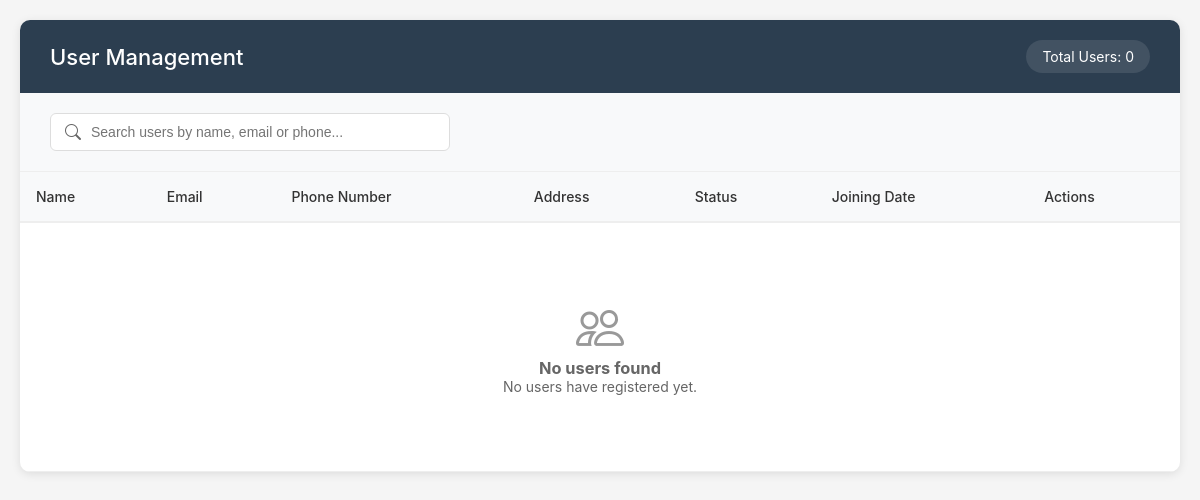
The app's page /users, older data.
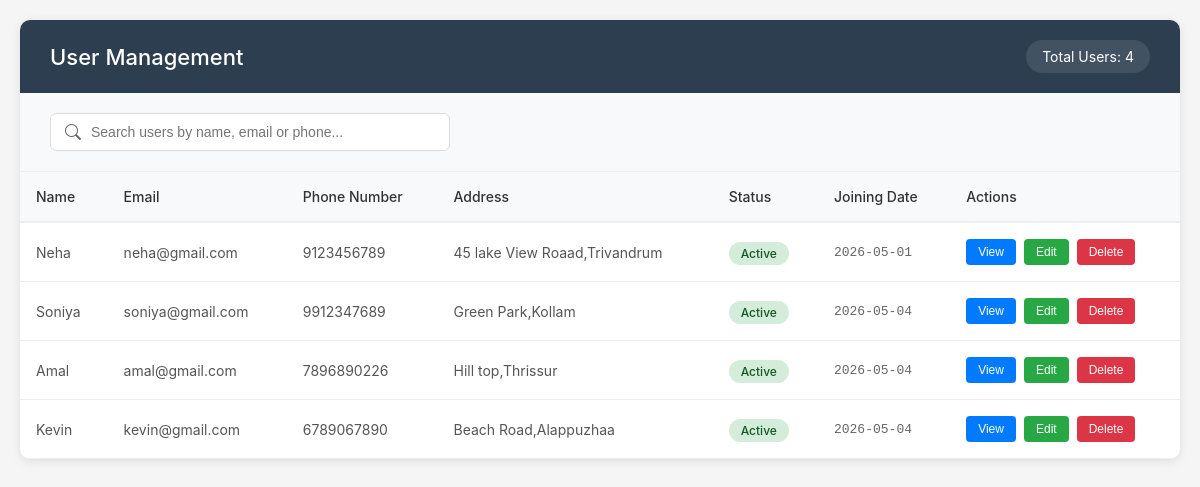
The same page, newer data.
### FitBite_App/models.py (models this page shows, shortened)
class user(models.Model):
    name = models.CharField(max_length=100)
    email = models.EmailField(unique=True)
    phone = models.CharField(max_length=15)
    address = models.TextField()
    password = models.CharField(max_length=100)
    profile_pic = models.ImageField(upload_to='profile_pics/', null=True, blank=True, default='profile_pics/default-avatar.png')
    created_at = models.DateTimeField(auto_now_add=True)

### FitBite_App/views.py (the view)
# urls.py: path('users',showuser),
def showuser(request):
    data = user.objects.all()
    paginator = Paginator(data,10)
    page_number = request.GET.get('page')
    page_obj = paginator.get_page(page_number)
    return render(request,'user.html',{'user':page_obj})

### template/user.html (shortened to what this page needs)
<!DOCTYPE html>
<html lang="en">
<head>
    <link rel="stylesheet" href="https://cdn.jsdelivr.net/npm/bootstrap-icons@1.10.0/font/bootstrap-icons.css">
</head>
<body>
    <div class="container">
        <div class="header">
            <h1>User Management</h1>
            <div class="header-info">
                <div class="total-count">
                    Total Users: {{ user.paginator.count }}
                </div>
            </div>
        </div>
        <div class="search-container">
            <div class="search-box">
                <i class="bi bi-search"></i>
                <input type="text" placeholder="Search users by name, email or phone..." id="searchInput">
            </div>
        </div>
        <div class="table-container">
            <table>
                <thead>
                    <tr>
                        <th>Name</th>
                        <th>Email</th>
                        <th>Phone Number</th>
                        <th>Address</th>
                        <th>Status</th>
                        <th>Joining Date</th>
                        <th>Actions</th>
                    </tr>
                </thead>
                <tbody>
                    {% for i in user %}
                    <tr>
                        <td>{{ i.name }}</td>
                        <td>{{ i.email }}</td>
                        <td>{{ i.phone }}</td>
                        <td>{{ i.address }}</td>
                        <td>
                            <span class="status active">Active</span>
                        </td>
                        <td class="date">{{ i.created_at|date:"Y-m-d" }}</td>
                        <td>
                            <div class="actions">
                                <button class="btn btn-view" onclick="viewUser('{{ i.id }}')">View</button>
                                <button class="btn btn-edit" onclick="editUser('{{ i.id }}')">Edit</button>
                                <button class="btn btn-delete" onclick="deleteUser('{{ i.id }}')">Delete</button>
                            </div>
                        </td>
                    </tr>
                    {% empty %}
                    <tr>
                        <td colspan="7">
                            <div class="empty-state">
                                <i class="bi bi-people"></i>
                                <h3>No users found</h3>
                                <p>No users have registered yet.</p>
                            </div>
                        </td>
                    </tr>
                    {% endfor %}
                </tbody>
            </table>
        </div>
    </div>
</body>
</html>

Row changes from the older to the newer data that the page shows:
added user: name "Neha", email "neha@gmail.com", phone "9123456789", address "45 lake View Roaad,Trivandrum", created_at "2026-05-01"
added user: name "Soniya", email "soniya@gmail.com", phone "9912347689", address "Green Park,Kollam", created_at "2026-05-04"
added user: name "Amal", email "amal@gmail.com", phone "7896890226", address "Hill top,Thrissur", created_at "2026-05-04"
added user: name "Kevin", email "kevin@gmail.com", phone "6789067890", address "Beach Road,Alappuzhaa", created_at "2026-05-04"
Text that changed along with them:
{{ user.paginator.count }}: "0" → "4"
text no longer shown: "No users found No users have registered yet."
